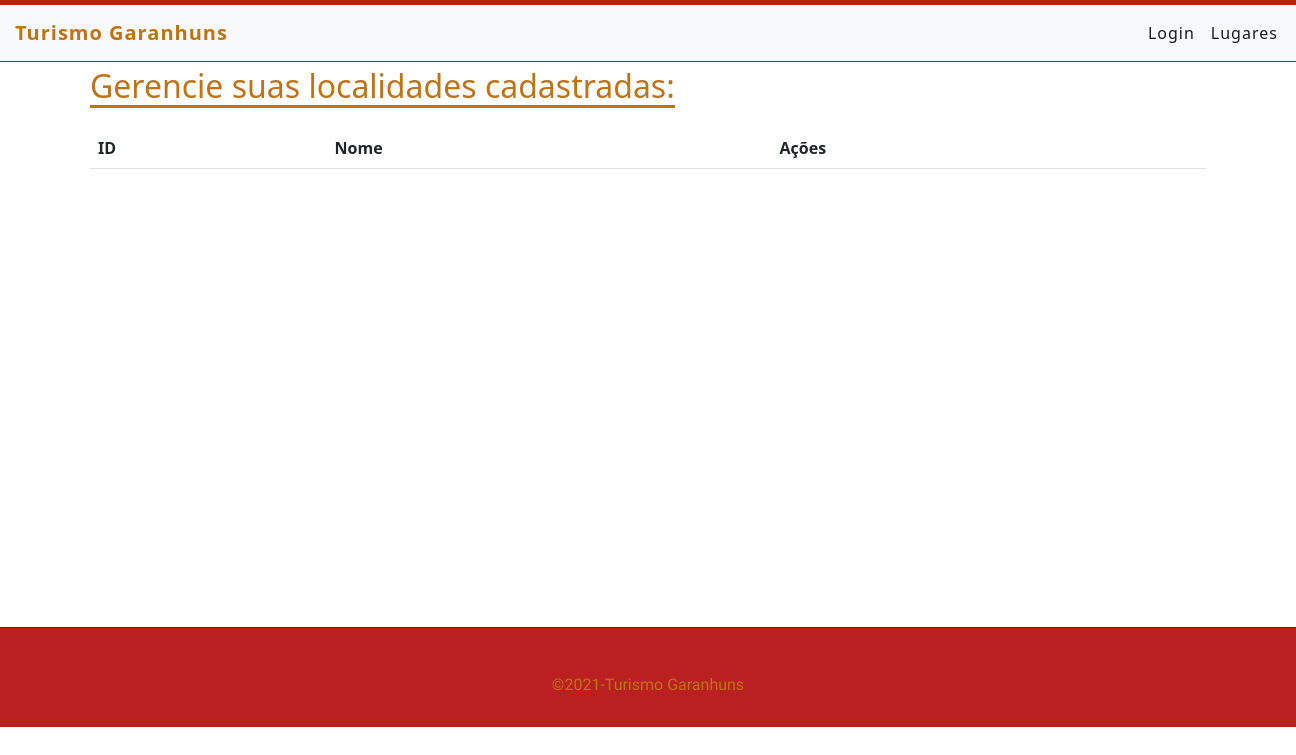
Before: /manage/ with the older database file.
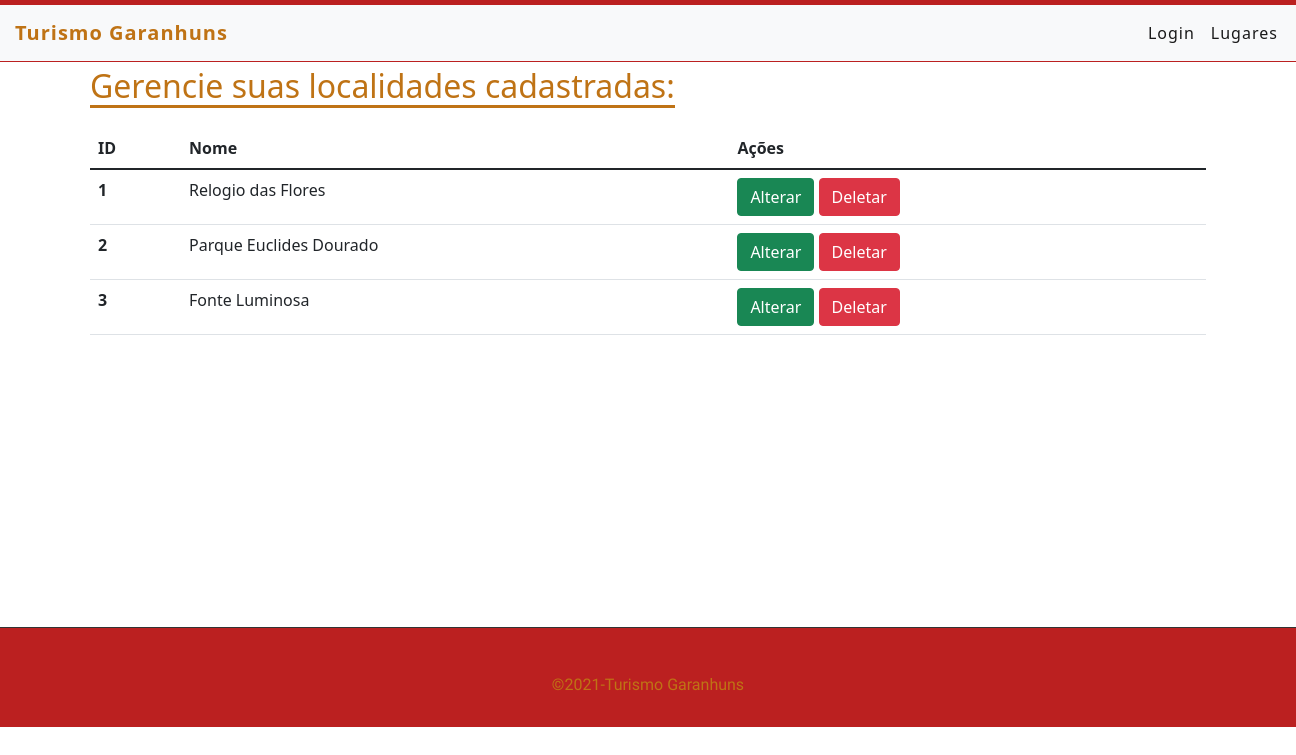
After: the same page with the newer database file.
### places/models.py (models this page shows, shortened)
class Place(models.Model):
    title = models.CharField(max_length=255)
    slug = models.SlugField(max_length=255, unique=True)
    description = models.TextField()
    address = models.CharField(max_length=255)
    created = models.DateTimeField(auto_now_add=True)
    updated = models.DateTimeField(auto_now=True)

### places/views.py (the view)
# urls.py: path('manage/', views.manage, name="manage"),
def manage(request):
    places = Place.objects.all()
    return render(request, 'places/manage.html', {'places': places})

### places/templates/places/manage.html (shortened to what this page needs)
{% extends 'base.html' %}
{% load static %}
{% block content %}
<div class="container">
    <h2 style="text-align: center;">Gerencie suas localidades cadastradas:</h2>
    <table class="table">
        <thead>
            <tr>
                <th scope="col">ID</th>
                <th scope="col">Nome</th>
                <th scope="col">Ações</th>
            </tr>
        </thead>
        <tbody>
        {% for place in places %}
            <tr>
                <th scope="row">{{ place.id }}</th>
                <td>{{ place.title }}</td>
                <td>
                    <a class="btn btn-success"href="/edit/{{place.id}}">Alterar</a>
                    <a class="btn btn-danger"href="/delete/{{place.id}}">Deletar</a>
                </td>
            </tr>
        {% endfor %}
        </tbody>
  </table>
</div>
{% endblock %}

Changed rows visible on the page:
added Place: id "1", title "Relogio das Flores"
added Place: id "2", title "Parque Euclides Dourado"
added Place: id "3", title "Fonte Luminosa"
